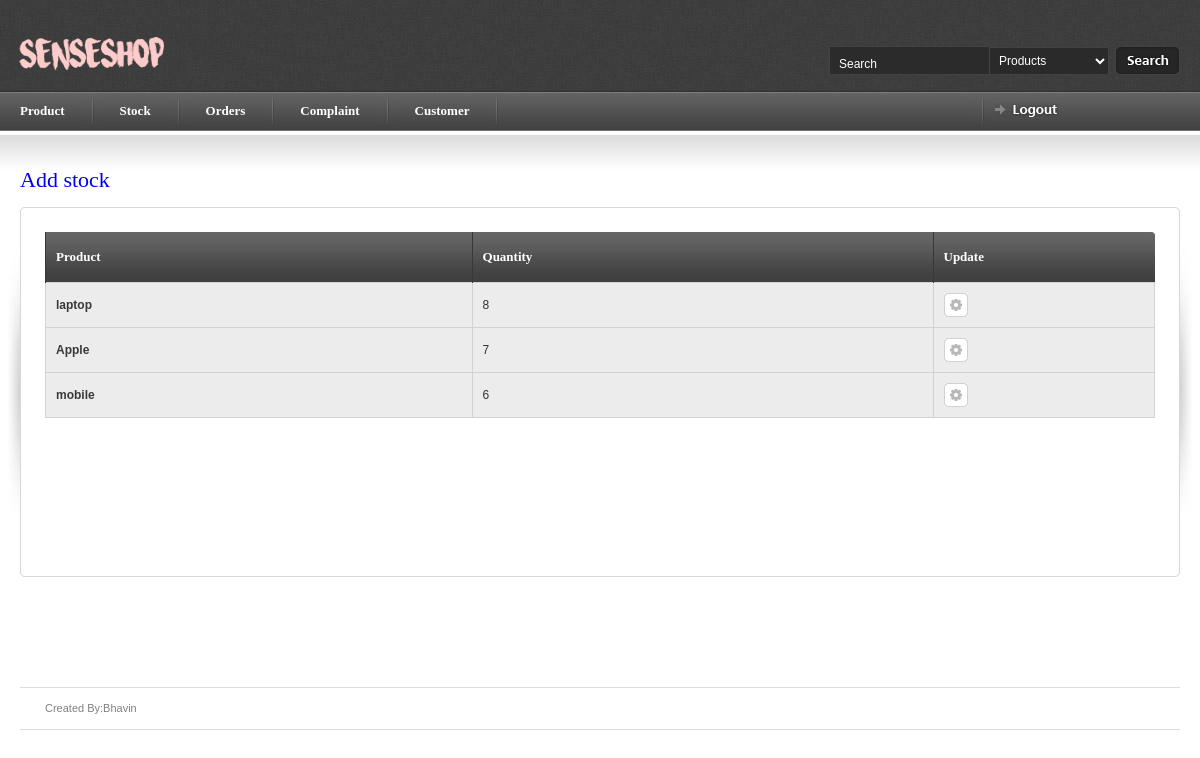
/myadmin/stock (signed in), run on an earlier commit of the app's database.
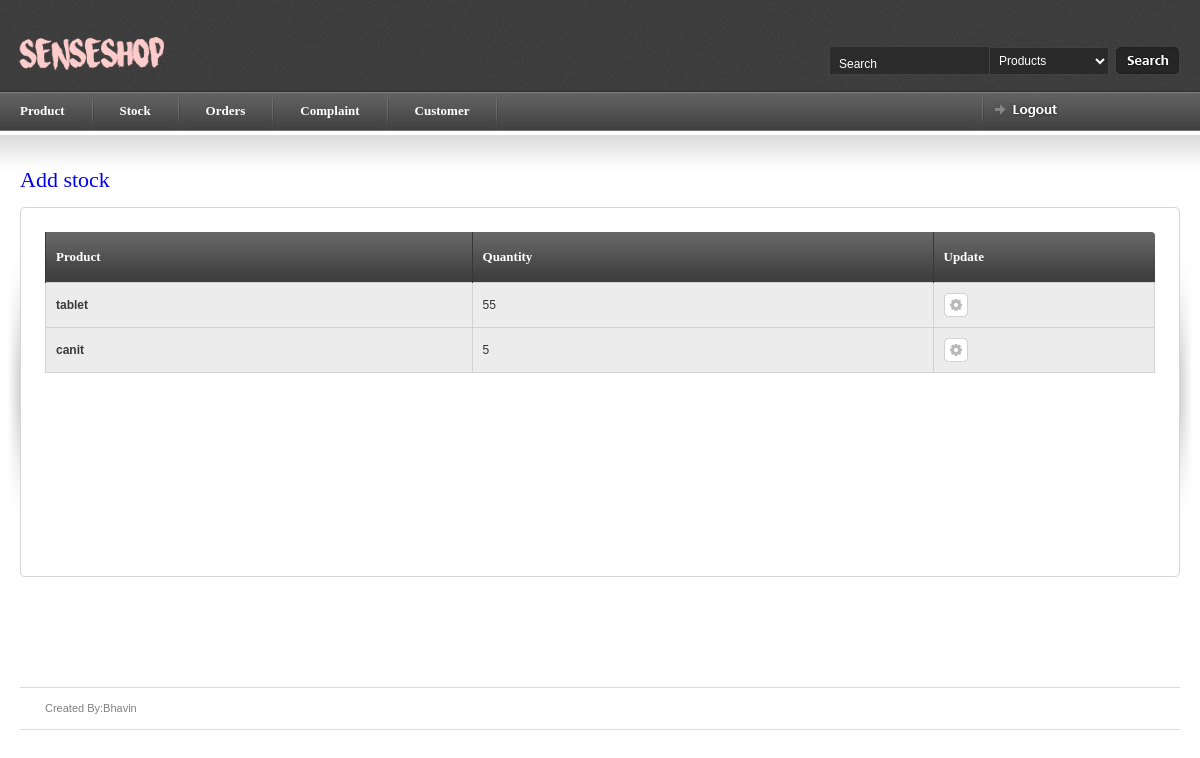
And on a later commit of the database.
### myadmin/models.py (models this page shows, shortened)
class stock(models.Model):
    pro_id = models.ForeignKey(product, on_delete=models.CASCADE,related_name='product_primary')
    quantity = models.DecimalField(max_digits=3,decimal_places=0)
    flag = models.DecimalField(max_digits=2,decimal_places=0,null=True,blank=True,default=0)

class product(models.Model):
    pro_name = models.CharField(max_length=250, unique=True)
    au_id = models.DecimalField(max_digits=20,decimal_places=0,unique=True)
    pro_price = models.DecimalField(max_digits=5, decimal_places=0)
    prodct_dec =models.CharField(max_length=1000)
    flag =models.DecimalField(max_digits=2,decimal_places=0,null=True,blank=True,default=0)
    def __str__(self):
      return self.pro_name

### myadmin/views.py (the view)
# urls.py: url(r'^myadmin/stock$', b.StockIndexView.as_view(), name='stock'),
class StockIndexView(generic.ListView):
    template_name = 'stock.html'
    context_object_name = 'stock'
    model = stock
    paginate_by = 5
    def get_queryset(self):
        return stock.objects.all()
    def dispatch(self,request ,*args, **kwargs):
        if request.session.has_key('myadmin'):
            a = 'hello'
        else:
            return redirect('index')
        return super(StockIndexView, self).dispatch(request,*args, **kwargs)

### myadmin/templates/stock.html (shortened to what this page needs)
{% load staticfiles %}
{% include 'article_start.html' %}
<div id="page-heading">
    <h1><a href="{% url 'stock_add' %}">Add stock</a></h1>
</div>
<table border="0" width="100%" cellpadding="0" cellspacing="0" id="content-table">
    <tr>
        <th rowspan="3" class="sized"><img src="{% static 'images/shared/side_shadowleft.jpg'%}" width="20" height="300" alt="" /></th>
        <th class="topleft"></th>
        <td id="tbl-border-top">&nbsp;</td>
        <th class="topright"></th>
        <th rowspan="3" class="sized"><img src="{% static 'images/shared/side_shadowright.jpg'%}" width="20" height="300" alt="" /></th>
    </tr>
<tr>
    <td id="tbl-border-left"></td>
    <td>
        <div id="content-table-inner">
            <div id="table-content">
                <form id="mainform" action="">
                    <table border="0" width="100%" cellpadding="0" cellspacing="0" id="product-table">
                     <tr>
                        <th class="table-header-repeat line-left"><a>Product</a></th>
                        <th class="table-header-repeat line-left"><a>Quantity</a></th>
                        <th class="table-header-options line-left"><a>Update</a></th>
                    </tr>
                        {% for stk in stock %}
                        <tr class="alternate-row">
                            <td><a href="{% url 'product_detail' stk.pro_id_id %}"> <b>{{ stk.pro_id }}</b></a></td>
                            <td> {{ stk.quantity }}</td>
                            <td> <a href="{% url "stock_update" stk.id %}" title="Edit" class="icon-1 info-tooltip"> </a></td>
                        </tr>
                    {% endfor %}
                    </table>
                    </form>
        </div>
 </div>
			</td>
		<td id="tbl-border-right"></td>
	</tr>
	<tr>
		<th class="sized bottomleft"></th>
		<td id="tbl-border-bottom">&nbsp;</td>
		<th class="sized bottomright"></th>
	</tr>
	</table>
</div>
{% include 'article_close.html' %}

What changed in the data, as far as the page shows it:
removed stock: pro_id "laptop", quantity "8"
removed stock: pro_id "Apple", quantity "7"
removed stock: pro_id "mobile", quantity "6"
added stock: pro_id "tablet", quantity "55"
added stock: pro_id "canit", quantity "5"
